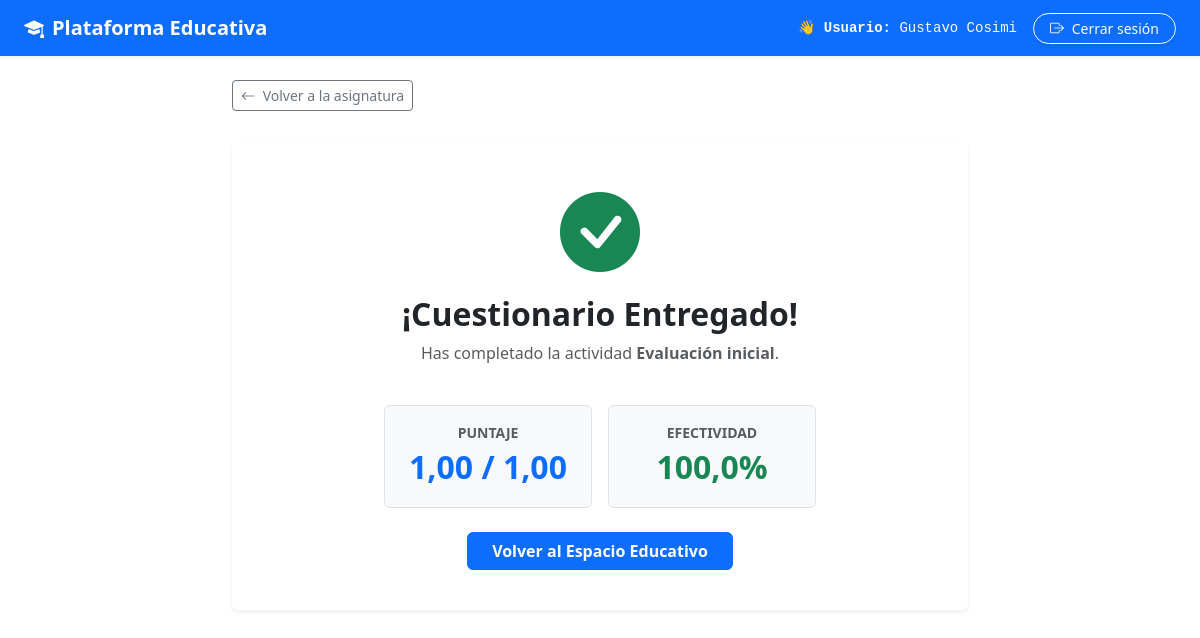
The app's page /actividad/1/ (signed in) with its own data.
### usuarios/models.py (models this page shows, shortened)
class Usuario(AbstractUser):
  TURNOS = [
      ('M', 'Mañana'),
      ('T', 'Tarde'),
      ('N', 'Noche'),
  ]
  dni = models.CharField(max_length=20, unique=True, null=True, blank=True)
  curso = models.CharField(
      max_length=100,
      blank=True,
      null=True,
      help_text='Ejemplo: 5A, 5C, 6to 1ra',
  )
  turno = models.CharField(
      max_length=1,
      choices=TURNOS,
      default='M',
      help_text='Turno al que pertenece el alumno (Mañana/Tarde/Noche)',
  )
  dia_cursado = models.CharField(
      max_length=50,
      blank=True,
      null=True,
      help_text='Ejemplo: Lunes, Miércoles o Lunes,Martes',
  )
  ultimo_equipo = models.CharField(
      max_length=100,
      blank=True,
      null=True,
      help_text='Nombre de la netbook o PC usada en el último inicio de sesión (ej. ALUMNO-05)',
  )
  ultima_conexion = models.DateTimeField(
      null=True,
      blank=True,
      help_text='Última fecha y hora de actividad/login registrada',
  )

### educacion/models.py (models this page shows, shortened)
class Actividad(models.Model):
    TIPO_ACTIVIDAD = [
        ('TEORIA', 'Lectura / Video'),
        ('PRACTICA', 'Práctica de Programación (Subida de Archivo)'),
        ('CUESTIONARIO', 'Cuestionario / Multiple Choice'),
        ('EJERCICIO', 'Ejercicio'),
        ('ENTREGA', 'Entrega'),
    ]
    leccion = models.ForeignKey(
        Leccion,
        on_delete=models.CASCADE,
        related_name='actividades',
        null=True,
        blank=True,
    )
    subleccion = models.ForeignKey(
        Subleccion,
        on_delete=models.CASCADE,
        related_name='actividades',
        null=True,
        blank=True,
    )
    titulo = models.CharField(max_length=200)
    descripcion = RichTextField(blank=True)
    tipo = models.CharField(max_length=20, choices=TIPO_ACTIVIDAD)
    orden = models.PositiveIntegerField(default=1)
    fecha_limite = models.DateTimeField(null=True, blank=True)
    clave_acceso = models.CharField(
        max_length=50,
        blank=True,
        null=True,
        help_text=(
            'Clave requerida para que el alumno pueda iniciar el cuestionario'
            ' en clase.'
        ),
    )
    permite_entrega_archivos = models.BooleanField(
        default=False,
        verbose_name='Permitir entrega de archivos',
        help_text=(
            'Habilita la opción para que los alumnos puedan adjuntar archivos'
            ' desde su PC para revisión del docente.'
        ),
    )
    activo = models.BooleanField(default=True)
    class Meta:
        verbose_name = 'Actividad'
        verbose_name_plural = 'Actividades'

class EntregaActividad(models.Model):
    ESTADO_ENTREGA = [
        ('EN_PROCESO', 'En proceso'),
        ('ENVIADO', 'Enviado'),
        ('CALIFICADO', 'Calificado'),
    ]
    actividad = models.ForeignKey(
        Actividad, on_delete=models.CASCADE, related_name='entregas'
    )
    estudiante = models.ForeignKey(
        'usuarios.Usuario',
        on_delete=models.CASCADE,
        related_name='entregas_actividades',
    )
    fecha_envio = models.DateTimeField(auto_now=True)
    estado = models.CharField(
        max_length=20, choices=ESTADO_ENTREGA, default='EN_PROCESO'
    )
    archivo_adjunto = models.FileField(
        upload_to='entregas_alumnos/',
        blank=True,
        null=True,
        help_text=(
            'Archivo de código o práctico entregado por el estudiante.'
        ),
    )
    comentario_estudiante = models.TextField(blank=True, null=True)
    comentario_docente = models.TextField(
        blank=True,
        null=True,
        help_text='Devolución u observaciones enviadas por el profesor.',
    )
    puntaje_obtenido = models.DecimalField(
        max_digits=5, decimal_places=2, null=True, blank=True
    )
    calificacion = models.DecimalField(
        max_digits=5, decimal_places=2, null=True, blank=True
    )
    class Meta:
        verbose_name = 'Entrega de actividad'
        verbose_name_plural = 'Entregas de actividades'
        unique_together = ('actividad', 'estudiante')

### educacion/views.py (the view, shortened to what this page needs)
# urls.py: path('actividad/<int:actividad_id>/', views.realizar_actividad, name='realizar_actividad'),
@login_required
def realizar_actividad(request, actividad_id):
    actividad = get_object_or_404(
        Actividad.objects.prefetch_related(
            Prefetch(
                'preguntas',
                queryset=Pregunta.objects.filter(activo=True)
                .order_by('orden')
                .prefetch_related('opciones'),
            )
        ),
        id=actividad_id,
        activo=True,
    )
    entrega, _ = EntregaActividad.objects.get_or_create(
        actividad=actividad, estudiante=request.user
    )
    if entrega.estado in ['ENVIADO', 'CALIFICADO']:
        puntaje_obtenido = (
            entrega.calificacion or entrega.puntaje_obtenido or 0
        )
        puntaje_total = (
            sum(p.puntaje for p in actividad.preguntas.all()) or 1
        )
        porcentaje = (
            round((puntaje_obtenido / puntaje_total) * 100, 1)
            if actividad.preguntas.exists()
            else 100
        )
        return render(
            request,
            'educacion/realizar_actividad.html',
            {
                'actividad': actividad,
                'entrega': entrega,
                'ya_enviado': True,
                'puntaje_obtenido': puntaje_obtenido,
                'puntaje_total': puntaje_total,
                'porcentaje': porcentaje,
                'estudiante': request.user,
            },
        )

### educacion/templates/educacion/realizar_actividad.html (shortened to what this page needs)
{% extends 'base.html' %}
{% block content %}
<div class="row justify-content-center mb-5">
    <div class="col-12 col-lg-8">
        {% if actividad.leccion.modulo.espacio_educativo %}
            <a href="{% url 'educacion:detalle_espacio' actividad.leccion.modulo.espacio_educativo.id %}" class="btn btn-outline-secondary btn-sm mb-3">
                <i class="bi bi-arrow-left me-1"></i> Volver a la asignatura
            </a>
        {% else %}
            <a href="{% url 'educacion:inicio' %}" class="btn btn-outline-secondary btn-sm mb-3">
                <i class="bi bi-arrow-left me-1"></i> Volver al inicio
            </a>
        {% endif %}
        {% if ya_enviado %}
            <div class="card border-0 shadow-sm text-center p-4 my-3">
                <div class="card-body">
                    <div class="mb-3">
                        <i class="bi bi-check-circle-fill text-success display-1"></i>
                    </div>
                    <h2 class="fw-bold text-dark mb-2">¡Cuestionario Entregado!</h2>
                    <p class="text-muted mb-4">Has completado la actividad <strong>{{ actividad.titulo }}</strong>.</p>
                    <div class="row justify-content-center g-3 my-2">
                        <div class="col-6 col-sm-4">
                            <div class="p-3 bg-light rounded border">
                                <span class="d-block text-muted small fw-bold text-uppercase">Puntaje</span>
                                <span class="fs-2 fw-bold text-primary">{{ puntaje_obtenido }} / {{ puntaje_total }}</span>
                            </div>
                        </div>
                        <div class="col-6 col-sm-4">
                            <div class="p-3 bg-light rounded border">
                                <span class="d-block text-muted small fw-bold text-uppercase">Efectividad</span>
                                <span class="fs-2 fw-bold {% if porcentaje >= 60 %}text-success{% else %}text-danger{% endif %}">
                                    {{ porcentaje }}%
                                </span>
                            </div>
                        </div>
                    </div>
                    <div class="mt-4">
                        {% if actividad.leccion.modulo.espacio_educativo %}
                            <a href="{% url 'educacion:detalle_espacio' actividad.leccion.modulo.espacio_educativo.id %}" class="btn btn-primary px-4 fw-semibold">
                                Volver al Espacio Educativo
                            </a>
                        {% else %}
                            <a href="{% url 'educacion:inicio' %}" class="btn btn-primary px-4 fw-semibold">
                                Volver al Inicio
                            </a>
                        {% endif %}
                    </div>
                </div>
            </div>
        {% endif %}
    </div>
</div>
{% endblock %}

### templates/navbar.html (shortened to what this page needs)
{% load static %}
<nav class="navbar navbar-expand-lg navbar-dark bg-primary mb-4 shadow-sm">
    <div class="container-fluid px-4">
        <a class="navbar-brand fw-bold" href="{% url 'educacion:inicio' %}">
            <i class="bi bi-mortarboard-fill me-2"></i>Plataforma Educativa
        </a>
        <div class="collapse navbar-collapse" id="navbarNav">
            <ul class="navbar-nav ms-auto align-items-center gap-2 mt-2 mt-lg-0">
                {% if user.is_authenticated %}
                    <li class="nav-item text-light font-monospace small px-2">
                        👋 <strong>Usuario:</strong> {{ user.get_full_name|default:user.username }}
                    </li>
                    <li class="nav-item">
                        <form method="post" action="{% url 'logout' %}" class="d-inline">
                            <button type="submit" class="btn btn-outline-light btn-sm rounded-pill px-3 shadow-sm">
                                <i class="bi bi-box-arrow-right me-1"></i> Cerrar sesión
                            </button>
                        </form>
                    </li>
                {% else %}
                    <li class="nav-item">
                        <a class="btn btn-light btn-sm rounded-pill px-3 shadow-sm" href="{% url 'login' %}">
                            <i class="bi bi-box-arrow-in-right me-1"></i> Iniciar sesión
                        </a>
                    </li>
                {% endif %}
            </ul>
        </div>
    </div>
</nav>

### static/css/estilos.css (style rules this page uses)
.navbar-brand { transition: 0.3s; }

### records on screen
Usuario: get_full_name "Gustavo Cosimi"
Actividad: titulo "Evaluación inicial"
EntregaActividad: calificacion "1,00"

### other values on screen
{{ puntaje_total }} "1,00"
{{ porcentaje }} "100,0"
